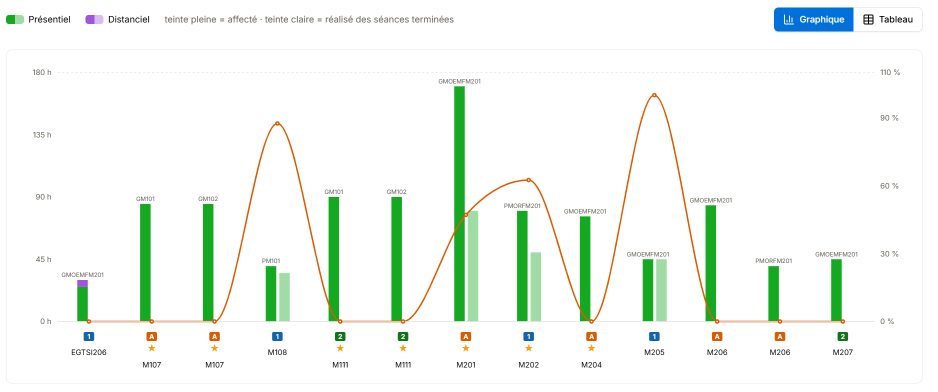
#> input picture captures-play/brut/avancement-graphe.png, 1875 x 784 px (shown at 1/2 size); its folder holds 8 pictures in this run
$ python generer.py
#> lines starting #> are read from the running program, lines starting #| are printed output that depends on the picture
# Visuels Play Store d'EDT Pro (2026-11-01). Dessinés en HTML, rendus par Chrome sans fenêtre (skill
# logo-design), puis enregistrés en PNG dans `sortie/`. Relancer :  python captures-play/generer.py
#
# Style « téléphone droit » (d'après les visuels Glovo fournis par le porteur) : fond bleu à taches claires,
# grand titre centré, appareil droit, un élément DE L'ÉCRAN agrandi qui déborde de l'appareil.
import base64
import os
import sys
from pathlib import Path

from PIL import Image

ICI = Path(__file__).resolve().parent
RACINE = ICI.parent
sys.path.insert(0, str(Path.home() / '.claude/skills/logo-design/scripts'))
from render_png import screenshot_html  # noqa: E402  (Chrome sans fenêtre, fourni par le skill logo-design)

BLEU, VERT = '#0071DB', '#489C5A'


def data_uri(chemin):
    mime = 'image/png'
    return f'data:{mime};base64,' + base64.b64encode(Path(chemin).read_bytes()).decode()


# ═══ LES VISUELS « TÉLÉPHONE » ═══ Une capture Android (720 × 1600) par visuel, même format 1536 × 2048.

POLICE_INTER = RACINE / 'node_modules/@fontsource/inter/files'

# ⚠️ LES VISUELS SONT PUBLICS : le nom réel du compte de démonstration est remplacé (bandeau de l'emploi du
# temps, initiales de l'avatar). Coordonnées dans la capture d'origine (720 × 1600).
AVATAR = {'zone': (630, 84, 682, 128), 'fond': (230, 240, 249), 'texte': 'FD', 'couleur': (4, 101, 178), 'taille': 25}
MASQUES = {
    'emploi': [AVATAR, {'zone': (64, 660, 330, 696), 'fond': (230, 240, 250), 'texte': 'FORMATEUR DÉMO',
                        'couleur': (4, 101, 178), 'taille': 29, 'gauche': 71}],
    'affectations': [AVATAR],
    'documents': [AVATAR],
    'menu': [AVATAR],
    'connexion': [],
}


def ecran_telephone(nom):
    """La capture sans la barre d'état ni la barre de navigation d'Android, noms réels masqués."""
    from PIL import ImageDraw, ImageFont
    im = Image.open(ICI / f'brut/{nom}.png').convert('RGB')
    dessin = ImageDraw.Draw(im)
    for m in MASQUES[nom]:
        x1, y1, x2, y2 = m['zone']
        dessin.rectangle(m['zone'], fill=m['fond'])
        police = ImageFont.truetype(str(POLICE_INTER / 'inter-latin-600-normal.woff'), m['taille'])
        l, h_ = dessin.textbbox((0, 0), m['texte'], font=police)[2:]
        x = m.get('gauche', (x1 + x2 - l) / 2)
        dessin.text((x, (y1 + y2) / 2), m['texte'], font=police, fill=m['couleur'], anchor='lm')
    im.save(ICI / f'brut/{nom}-masque.png')
    im = im.crop((0, 55, 720, 1571))
    sortie = ICI / f'brut/{nom}-ecran.png'
    im.save(sortie)
    return sortie


BARRE_ETAT = '''<div class="etat"><span>12:00</span><span class="icones">
  <svg width="34" height="26" viewBox="0 0 24 18"><path d="M1 6a16 16 0 0 1 22 0M4.5 9.5a11 11 0 0 1 15 0M8 13a6 6 0 0 1 8 0"
    fill="none" stroke="#111" stroke-width="2.2" stroke-linecap="round"/><circle cx="12" cy="16" r="1.6" fill="#111"/></svg>
  <svg width="30" height="26" viewBox="0 0 20 18"><path d="M1 17h3v-4H1zM6 17h3V10H6zM11 17h3V6h-3zM16 17h3V2h-3z" fill="#111"/></svg>
  <svg width="46" height="24" viewBox="0 0 30 16"><rect x="1" y="1" width="25" height="14" rx="4" fill="none" stroke="#111" stroke-width="2"/>
    <rect x="4" y="4" width="17" height="8" rx="2" fill="#111"/><rect x="27.5" y="5" width="2" height="6" rx="1" fill="#111"/></svg>
</span></div>'''

# ═══ LE STYLE « TÉLÉPHONE DROIT » ═══ (2026-11-01, d'après les visuels Glovo fournis par le porteur.) Téléphone
# droit, centré, qui sort par le bas ; grand titre centré ; un élément DE L'ÉCRAN, agrandi, qui déborde des deux
# côtés du téléphone. Format téléphone de Google Play : 1080 × 1920 (9:16).
LT, HT = 1080, 1920
L_ECRAN = 740                      # largeur de l'écran dans le téléphone


# [82 lines left out: functions extrait, notification, visuel_droit, visuels_telephone, not called in this run]


def graphe_avancement():
    """La capture du graphique, élargie de 114 px de blanc à droite : son milieu tombe alors dans le vide
    entre M201 et M202 (x 994 de la capture) — la coupure entre les deux visuels ne tranche aucune barre."""
    im = Image.open(ICI / 'brut/avancement-graphe.png').convert('RGB')
    large = Image.new('RGB', (im.width + 114, im.height), (255, 255, 255))
#> large: PIL image 1989x784 RGB; every value is 255
    large.paste(im, (0, 0))
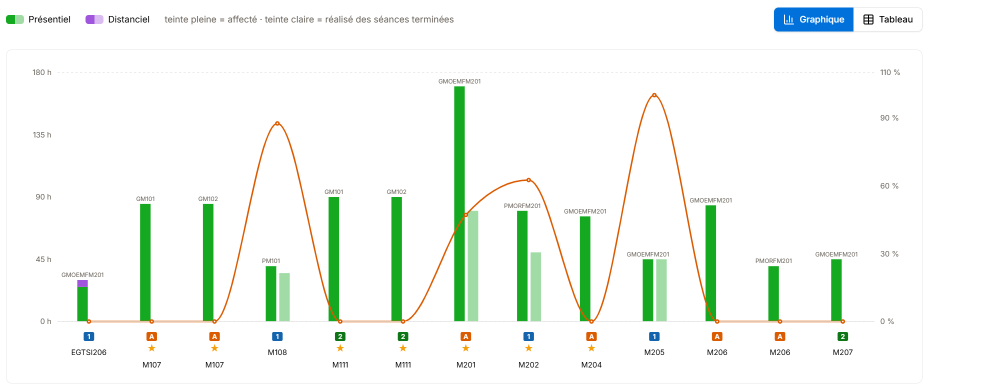
#> large: PIL image 1989x784 RGB (shown at 1/2 size); mean R, G, B 243, 248.3, 242.9
    sortie = ICI / 'brut/avancement-graphe-centre.png'
    large.save(sortie)
    return sortie, large.width / large.height


def entete_application():
    """La barre du haut de l'application (menu, logo, messagerie, thème, avatar), prise sur une capture."""
    ecran_telephone('documents')
    sortie = ICI / 'brut/entete-application.png'
    Image.open(ICI / 'brut/documents-masque.png').crop((0, 55, 720, 160)).save(sortie)
    return sortie


def planche_avancement():
    """Deux visuels 1080 × 1920 côte à côte, à la manière de Marjane (demande du porteur) : un téléphone debout,
    de la MÊME taille que sur les autres visuels, très incliné et à cheval sur la jonction — son bas dans le
    premier visuel, son haut dans le second — et le graphique agrandi, étalé sur les deux."""
    graphe, ratio = graphe_avancement()
#> ratio = 2.54
    entete = entete_application()
    police = POLICE_INTER.as_uri()
    logo = data_uri(RACINE / 'frontend/public/logo_edtpro.png')
    l_pano = 2 * LT
    h_ecran = 72 + round(L_ECRAN * 1516 / 720)
    l_tel, h_tel = L_ECRAN + 44, h_ecran + 44
    cx, cy = LT, 1000                       # centre du téléphone : sur la jonction
    l_graphe = 1900                         # le graphique étalé ; son milieu (vide M201 | M202) sur la jonction
    haut_graphe = 990
    return f'''<!doctype html><html><head><meta charset="utf-8"><style>
@font-face {{ font-family: Inter; font-weight: 600; src: url('{police}/inter-latin-600-normal.woff2'); }}
@font-face {{ font-family: Inter; font-weight: 800; src: url('{police}/inter-latin-800-normal.woff2'); }}
* {{ box-sizing: border-box; margin: 0; }}
html, body {{ width: {l_pano}px; height: {HT}px; overflow: hidden; }}
body {{ background: {BLEU}; font-family: Inter, sans-serif; position: relative; }}
.taches {{ position: absolute; inset: 0; }}
.titre {{ position: absolute; left: 90px; top: 120px; width: 760px; color: #fff; font-weight: 800; font-size: 80px;
          line-height: 1.12; letter-spacing: -2px; }}
.titre .accent {{ background: {VERT}; border-radius: 16px; padding: 0 16px; box-decoration-break: clone;
                  -webkit-box-decoration-break: clone; }}
.marque {{ position: absolute; left: 90px; top: 610px; background: #fff; border-radius: 30px; padding: 22px 34px;
           box-shadow: 0 24px 60px rgba(0, 30, 80, .30); }}
.marque img {{ height: 104px; display: block; }}
.telephone {{ position: absolute; left: {cx - l_tel / 2}px; top: {cy - h_tel / 2}px; width: {l_tel}px; padding: 22px;
              background: #0f1115; border-radius: 104px; transform: rotate(30deg);
              box-shadow: 0 60px 120px rgba(0, 20, 60, .45), inset 0 0 0 4px #2a2e36; }}
.ecran {{ width: {L_ECRAN}px; height: {h_ecran}px; border-radius: 84px; overflow: hidden; background: #fff; }}
.etat {{ height: 72px; display: flex; align-items: center; justify-content: space-between; padding: 8px 60px 0;
         font-size: 32px; font-weight: 600; color: #111; background: #fff; }}
.etat .icones {{ display: flex; gap: 12px; align-items: center; }}
.ecran .entete {{ width: {L_ECRAN}px; display: block; border-bottom: 2px solid #eef0f3; }}
.page {{ padding: 40px 38px; }}
.page h1 {{ font-size: 46px; font-weight: 800; color: #111827; letter-spacing: -1px; }}
.page .sous {{ font-size: 22px; font-weight: 600; color: #6b7280; margin-top: 10px; }}
.taux {{ margin-top: 28px; border: 2px solid #eceef1; border-radius: 22px; padding: 24px 26px; }}
.taux .chiffre {{ font-size: 54px; font-weight: 800; color: #111827; letter-spacing: -1px; }}
.taux .chiffre small {{ font-size: 22px; font-weight: 600; color: #6b7280; letter-spacing: 0; margin-left: 12px; }}
.taux .total {{ font-size: 24px; font-weight: 600; color: #6b7280; margin-top: 6px; }}
.taux .barre {{ height: 16px; border-radius: 8px; background: #eceef1; margin-top: 18px; overflow: hidden; }}
.taux .barre div {{ width: 21.9%; height: 100%; background: #2a9d8f; }}
.page .mini {{ width: 100%; display: block; margin-top: 30px; border: 2px solid #eceef1; border-radius: 18px; }}
/* Le graphique incliné (demande du porteur). Pivot : le vide entre M201 et M202 (milieu de l'image élargie), à
   hauteur des barres (y 510 de la capture) — la jonction des deux visuels y passe encore, sans trancher de barre. */
.graphe {{ position: absolute; left: {(l_pano - l_graphe) / 2}px; top: {haut_graphe}px; width: {l_graphe}px; background: #fff;
           border-radius: 36px; padding: 18px; box-shadow: 0 44px 100px rgba(0, 20, 60, .45); transform: rotate(9deg);
           transform-origin: {l_graphe / 2}px {18 + 510 * (l_graphe - 36) / round(784 * ratio)}px; }}
.graphe img {{ width: 100%; display: block; }}
</style></head><body>
<svg class="taches" width="{l_pano}" height="{HT}"><g fill="#fff" fill-opacity=".09">
  <path d="M1500 0H2160V640C2040 690 1920 600 1860 480C1800 360 1640 330 1560 220C1510 150 1490 70 1500 0Z"/>
  <path d="M0 1340C140 1280 300 1360 340 1500C370 1610 330 1720 400 1820C430 1860 470 1900 510 1920H0Z"/>
</g></svg>
<div class="titre">Téléchargez l'app EDT Pro et suivez <span class="accent">l'avancement</span> de vos modules</div>
<div class="marque"><img src="{logo}" alt="EDT Pro"></div>
<div class="telephone"><div class="ecran">{BARRE_ETAT}<img class="entete" src="{entete.as_uri()}">
  <div class="page"><h1>Suivi de l'avancement</h1>
    <div class="sous">D'après les séances terminées au 1 novembre à 12h34.</div>
    <div class="taux"><div class="chiffre">21,9 %<small>Taux d'avancement</small></div>
      <div class="total">210 / 960 h · 10 module(s)</div><div class="barre"><div></div></div></div>
    <img class="mini" src="{graphe.as_uri()}"></div>
</div></div>
<div class="graphe"><img src="{graphe.as_uri()}"></div>
</body></html>'''


# [47 lines left out: function banniere, not called in this run]


def main():
    sortie = ICI / 'sortie'
    sortie.mkdir(exist_ok=True)
    html = ICI / 'planche-avancement.html'
    html.write_text(planche_avancement(), encoding='utf-8')
    pano = sortie / 'planche-avancement.png'
    screenshot_html(str(html), str(pano), 2 * LT, HT)
    im = Image.open(pano).convert('RGB')
    for i in range(2):
        im.crop((i * LT, 0, (i + 1) * LT, HT)).save(sortie / f'avancement-{i + 1}.png', optimize=True)
    print('écrit :', *(sortie / f'avancement-{i + 1}.png' for i in range(2)))

    for nom, (titre, doux, sortant, haut) in visuels_telephone().items():
        page = ICI / f'visuel-{nom}.html'
        page.write_text(visuel_droit(nom, titre, doux, sortant, haut), encoding='utf-8')
        png = sortie / f'{nom}.png'
        screenshot_html(str(page), str(png), LT, HT)
        Image.open(png).convert('RGB').save(png, optimize=True)
        print('écrit :', png)

    page = ICI / 'banniere.html'
    page.write_text(banniere(), encoding='utf-8')
    png = sortie / 'banniere.png'
    screenshot_html(str(page), str(png), 2048, 1000)
    Image.open(png).convert('RGB').resize((1024, 500), Image.LANCZOS).save(png, optimize=True)
    print('écrit :', png)


if __name__ == '__main__':
#> (the run stopped early here; a loop or call above may not have finished)
